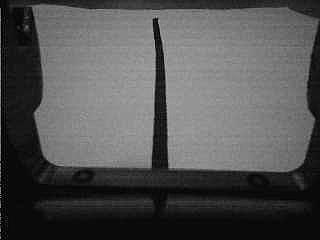
#> input picture 0.jpg, 320 x 240 px
$ python images.py
#> lines starting #> are read from the running program, lines starting #| are printed output that depends on the picture; after the words box and inside, x2 and y2 are one past the last pixel; in counts of white or black regions, pixels touching at a corner belong together
import PIL
from PIL import Image, ImageFilter, ImageEnhance, ImageOps

image = Image.open("0.jpg")
#> image is the input picture: PIL image 320x240 RGB; min 0, max 186, mean 81.9

print(image)
#| <PIL.JpegImagePlugin.JpegImageFile image mode=RGB size=320x240 at 0x7F05B9A58A90>

image = image.crop((140,100,180,140))
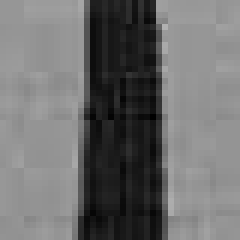
#> image: PIL image 40x40 RGB (shown 6 times larger); min 0, max 177, mean 109.6

#image = image.filter(ImageFilter.FIND_EDGES)
#image = image.convert(mode="L")
enhancer = ImageEnhance.Contrast(image)

image = enhancer.enhance(5.0)
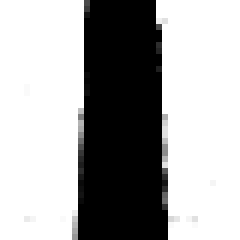
#> image: PIL image 40x40 RGB (shown 6 times larger); min 0, max 255, mean 167.9
image = ImageOps.invert(image)
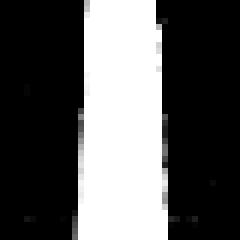
#> image: PIL image 40x40 RGB (shown 6 times larger); min 0, max 255, mean 87.1
image = image.convert(mode="1")
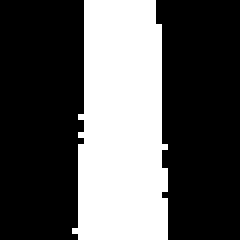
#> image: PIL image 40x40 1 (shown 6 times larger); 34.2% white; 1 white region, box (x1, y1, x2, y2) and area: (12, 0, 28, 40) 547

print(list(image.getdata()))
#> (printed output is left out)
print("width",image.width,"\nheight",image.height)
#| width 40
#| height 40
print(image.getpixel((20,20)))
#| 255
image.save("00.jpg")
